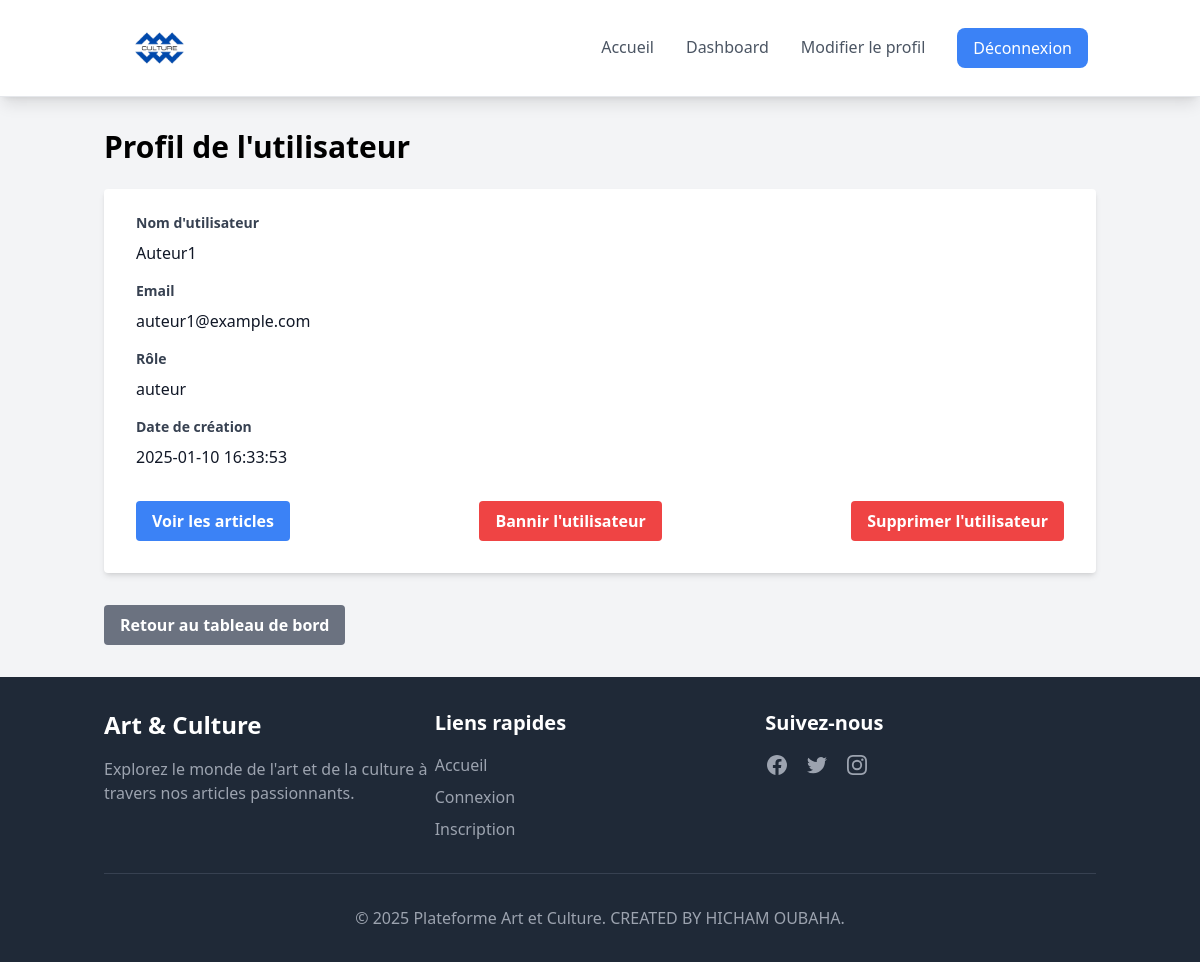
The app's page /index.php?page=user_profile&id=2 (signed in) with its own data.
### tables this page shows
CREATE TABLE utilisateurs (
    id_utilisateur INT AUTO_INCREMENT PRIMARY KEY,
    nom_utilisateur VARCHAR(50) NOT NULL,
    email VARCHAR(100) NOT NULL UNIQUE,
    mot_de_passe VARCHAR(255) NOT NULL,
    role ENUM('admin', 'auteur', 'utilisateur', 'banned') NOT NULL,
    photo VARCHAR(255),
    date_creation TIMESTAMP DEFAULT CURRENT_TIMESTAMP
);

### classes/Database.php (called while the page is built, shortened)
<?php
class Database {
    private $host = "localhost";
    private $db_name = "culture_platform_v2";
    private $username = "root";
    private $password = "";
    public function getConnection() {
        $this->conn = null;
        try {
            $this->conn = new PDO("mysql:host=" . $this->host . ";dbname=" . $this->db_name, $this->username, $this->password);
            $this->conn->setAttribute(PDO::ATTR_ERRMODE, PDO::ERRMODE_EXCEPTION);
        } catch(PDOException $exception) {
            echo "Connection error: " . $exception->getMessage();
        }
        return $this->conn;
    }
}

### classes/User.php (called while the page is built, shortened)
<?php
class User {
    private $conn;
    private $table_name = "utilisateurs";
    public function __construct($db) {
        $this->conn = $db->getConnection();
    }
    public function getUserById($id) {
        $query = "SELECT * FROM " . $this->table_name . " WHERE id_utilisateur = :id";
        $stmt = $this->conn->prepare($query);
        $stmt->bindParam(':id', $id, PDO::PARAM_INT);
        $stmt->execute();
        return $stmt->fetch(PDO::FETCH_ASSOC);
    }
}

### views/user_profile.php (the view)
<h1 class="text-3xl font-bold mb-6">Profil de l'utilisateur</h1>
<?php if (isset($userData)): ?>
    <div class="bg-white shadow-md rounded px-8 pt-6 pb-8 mb-4">
        <div class="mb-4">
            <label class="block text-gray-700 text-sm font-bold mb-2" for="username">
                Nom d'utilisateur
            </label>
            <p class="text-gray-900"><?php echo htmlspecialchars($userData['nom_utilisateur']); ?></p>
        </div>
        <div class="mb-4">
            <label class="block text-gray-700 text-sm font-bold mb-2" for="email">
                Email
            </label>
            <p class="text-gray-900"><?php echo htmlspecialchars($userData['email']); ?></p>
        </div>
        <div class="mb-4">
            <label class="block text-gray-700 text-sm font-bold mb-2" for="role">
                Rôle
            </label>
            <p class="text-gray-900"><?php echo htmlspecialchars($userData['role']); ?></p>
        </div>
        <div class="mb-4">
            <label class="block text-gray-700 text-sm font-bold mb-2" for="date_creation">
                Date de création
            </label>
            <p class="text-gray-900"><?php echo htmlspecialchars($userData['date_creation']); ?></p>
        </div>
        <div class="flex items-center justify-between mt-8">
            <?php if ($userData['role'] !== 'admin'): ?>
                <?php if ($userData['role'] === 'auteur'): ?>
                    <a href="index.php?page=user_articles&id=<?php echo $userData['id_utilisateur']; ?>" class="bg-blue-500 hover:bg-blue-700 text-white font-bold py-2 px-4 rounded focus:outline-none focus:shadow-outline">
                        Voir les articles
                    </a>
                <?php endif; ?>
                <?php if ($userData['role'] === 'banned'): ?>
                    <a href="index.php?page=unban_user&id=<?php echo $userData['id_utilisateur']; ?>" class="bg-green-500 hover:bg-green-700 text-white font-bold py-2 px-4 rounded focus:outline-none focus:shadow-outline">
                        Débannir l'utilisateur
                    </a>
                <?php else: ?>
                    <a href="index.php?page=ban_user&id=<?php echo $userData['id_utilisateur']; ?>" class="bg-red-500 hover:bg-red-700 text-white font-bold py-2 px-4 rounded focus:outline-none focus:shadow-outline">
                        Bannir l'utilisateur
                    </a>
                <?php endif; ?>
                <a href="index.php?page=delete_user&id=<?php echo $userData['id_utilisateur']; ?>" class="bg-red-500 hover:bg-red-700 text-white font-bold py-2 px-4 rounded focus:outline-none focus:shadow-outline" onclick="return confirm('Êtes-vous sûr de vouloir supprimer cet utilisateur ? Cette action est irréversible.');">
                    Supprimer l'utilisateur
                </a>
            <?php endif; ?>
        </div>
    </div>
<?php else: ?>
    <p class="text-red-500">Utilisateur non trouvé.</p>
<?php endif; ?>
<a href="index.php?page=dashboard" class="inline-block mt-4 bg-gray-500 hover:bg-gray-700 text-white font-bold py-2 px-4 rounded focus:outline-none focus:shadow-outline">
    Retour au tableau de bord
</a>

### records on screen
utilisateurs: nom_utilisateur "Auteur1", email "auteur1@example.com", role "auteur", date_creation "2025-01-10 16:33:53"
